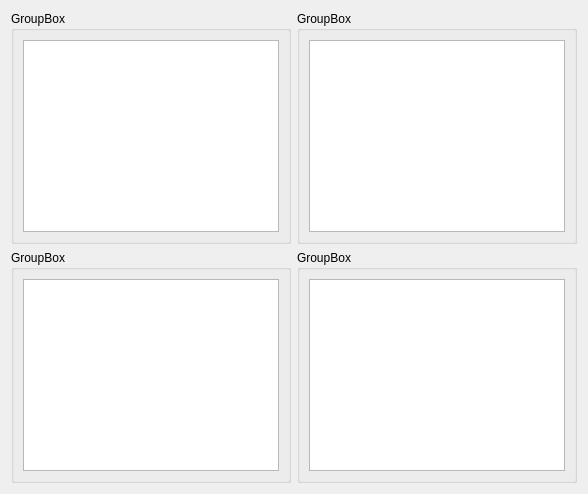
      <widget class="QWidget" name="tab_8">
       <attribute name="title">
        <string>小道消息</string>
       </attribute>
       <layout class="QGridLayout" name="gridLayout_3">
        <item row="0" column="0">
         <widget class="QGroupBox" name="groupBox">
          <property name="title">
           <string>GroupBox</string>
          </property>
          <layout class="QHBoxLayout" name="horizontalLayout_25">
           <item>
            <widget class="QListWidget" name="listWidget_4"/>
           </item>
          </layout>
         </widget>
        </item>
        <item row="0" column="1">
         <widget class="QGroupBox" name="groupBox_3">
          <property name="title">
           <string>GroupBox</string>
          </property>
          <layout class="QHBoxLayout" name="horizontalLayout_27">
           <item>
            <widget class="QListWidget" name="listWidget_6"/>
           </item>
          </layout>
         </widget>
        </item>
        <item row="1" column="0">
         <widget class="QGroupBox" name="groupBox_4">
          <property name="title">
           <string>GroupBox</string>
          </property>
          <layout class="QHBoxLayout" name="horizontalLayout_28">
           <item>
            <widget class="QListWidget" name="listWidget_7"/>
           </item>
          </layout>
         </widget>
        </item>
        <item row="1" column="1">
         <widget class="QGroupBox" name="groupBox_2">
          <property name="title">
           <string>GroupBox</string>
          </property>
          <layout class="QHBoxLayout" name="horizontalLayout_26">
           <item>
            <widget class="QListWidget" name="listWidget_5"/>
           </item>
          </layout>
         </widget>
        </item>
       </layout>
      </widget>
